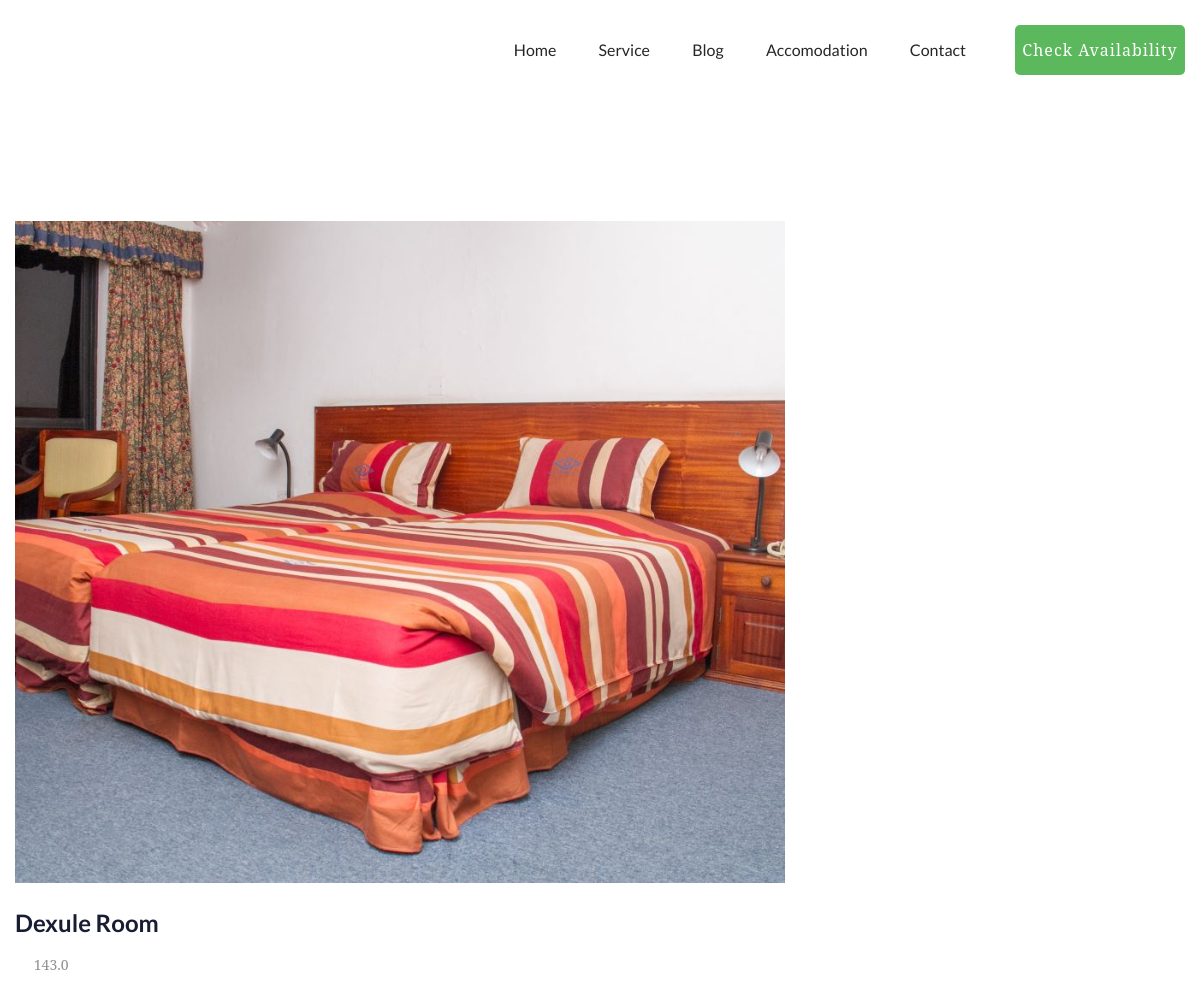
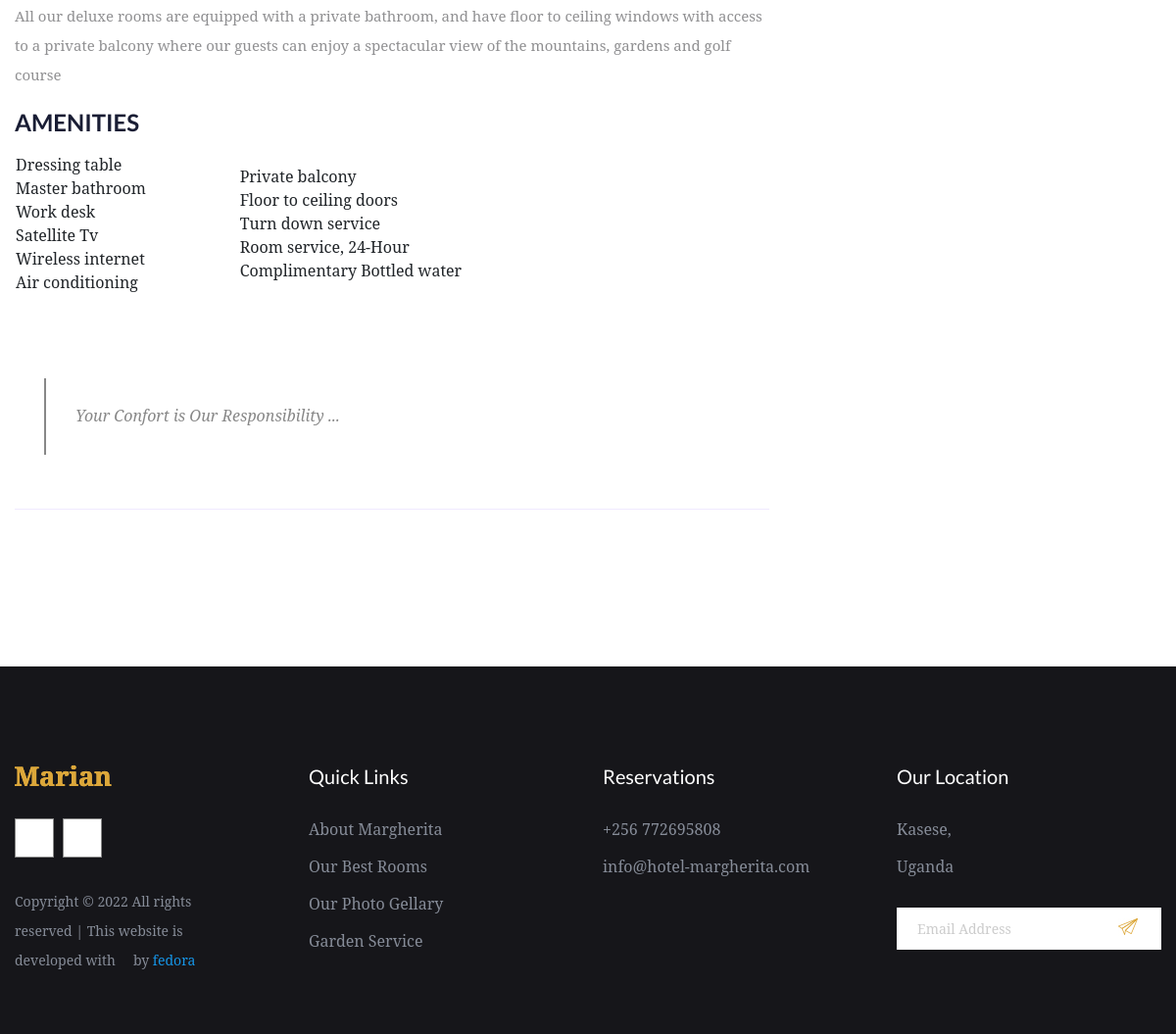
The app's page /rooms/2/ with its own data (2 pictures, top to bottom).
### app/models.py (models this page shows, shortened)
class Room(models.Model):
    title = models.CharField(max_length = 50)
    image = models.ImageField(upload_to = 'rooms')
    description = RichTextField(blank = True)
    price = models.FloatField()
    slug = models.SlugField(blank=True, null=True)

### app/views.py (the view)
# urls.py: path('rooms/<str:id>/', views.room_detail, name='room_detail'),
def room_detail(request, id):
    room_obj = Room.objects.get(id = id)
    room_img = Room_Image.objects.filter(room = id)
    dic  = {
        'room_obj':room_obj,
        'room_img':room_img,
    }
    return render(request, 'room_details.html', dic)

### templates/room_details.html
{% extends 'base.html' %}
{% block content %}
    {% include 'components/roomdetail.html' %}
{% endblock content %}

### templates/components/roomdetail.html (shortened to what this page needs)
{% load static %}
<section class="blog_area single-post-area section-padding">
    <div class="container">
        <div class="row">
            <div class="col-lg-8 posts-list">
                <div class="single-post">
                    <div class="feature-img">
                        <img class="img-fluid" src="{{room_obj.image.url}}" alt="">
                    </div>
                    <div class="blog_details">
                        <h2>{{room_obj.title}}
                        </h2>
                        <ul class="blog-info-link mt-3 mb-4">
                            <li><a href="#"><i class="fa fa-home"></i> {{room_obj.price}}</a></li>
                        </ul>
                        <p class="excert">
                            {{room_obj.description | safe}}
                        </p>
                        <div class="quote-wrapper">
                            <div class="quotes">
                                Your Confort is Our Responsibility ...
                            </div>
                        </div>
                    </div>
                </div>
                <div class="navigation-top">
                    <div class="d-sm-flex justify-content-between text-center">
                        <div class="col-sm-4 text-center my-2 my-sm-0">
                        </div>
                        <ul class="social-icons">
                            <li><a href="#"><i class="fab fa-facebook"></i></a></li>
                            <li><a href="#"><i class="fab fa-twitter"></i></a></li>
                        </ul>
                    </div>
                </div>
            </div>
        </div>
    </div>
</section>
<div class="gallery-area fix">
    <div class="container-fluid p-0">
        <div class="row">
            <div class="col-md-12">
            </div>
        </div>
    </div>
</div>

### records on screen
Room: image (picture), title "Dexule Room", price "143.0", description "All our deluxe rooms are equipped with a private bathroom, and have floor to ceiling windows with access to a private balcony where our guests can enjoy a spectacular view of the mountains, gardens and golf course AMENITIES Dressing table Master bathroom Work desk Satellite Tv Wireless internet Air conditioning Private balcony Floor to ceiling doors Turn down service Room service, 24-Hour Complimentary Bottled water"
